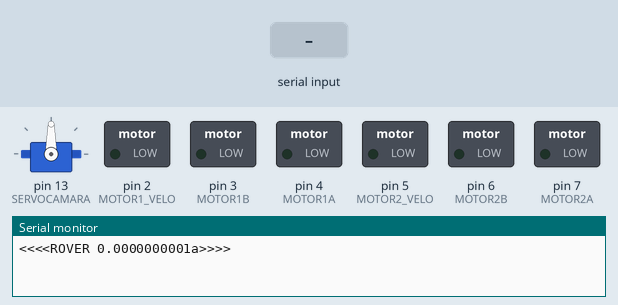
Simulated run of this sketch. Board: Arduino Uno, built with avr-gcc and run on an emulated ATmega328P. Shown: servo, switched loads named in the sketch (green lamp = pin HIGH), the last lines printed to the serial monitor. Inputs (shaded band) come from the test bench.

Above: at 1.2 s.
1.3 s: "p" received over Serial
4.3 s: byte 97 (97) received over Serial
At 5.7 s:
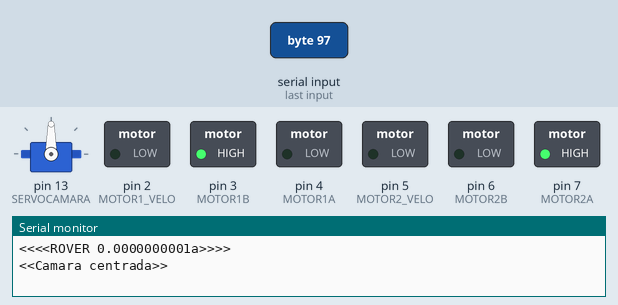
6.6 s: byte 100 (100) received over Serial
At 7.2 s:
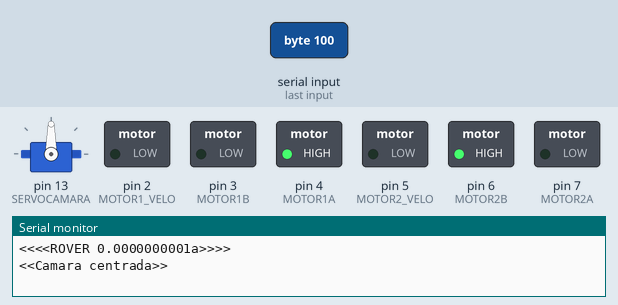
8.3 s: "Posicion:90\n" received over Serial
At 9.5 s:
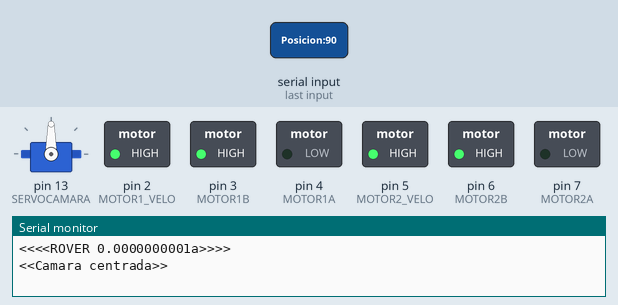
9.8 s: byte 101 (101) received over Serial
At 10.6 s:
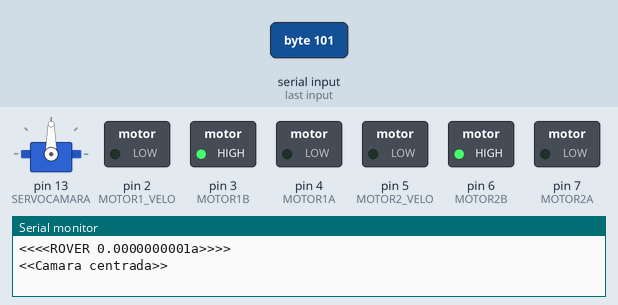
11.3 s: "w" received over Serial
At 11.7 s:
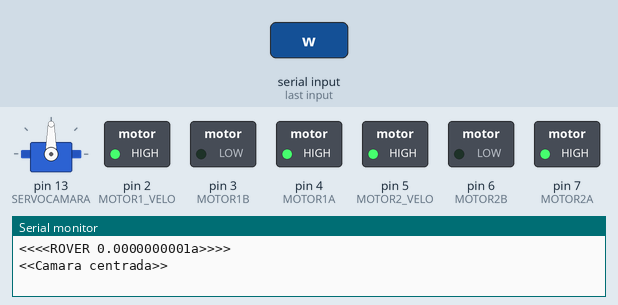
Timing chart, 0 to 13.8 s (numbered marks = the images above; inputs shaded):
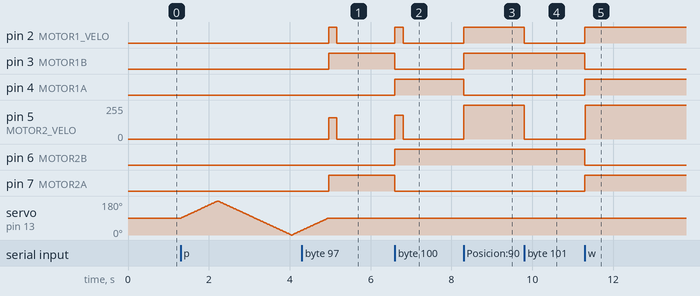

The sketch:

arduino_rover.ino
```cpp
#include <Servo.h>


#define MOTOR1A 4      //L1
#define MOTOR1B 3     // L2
#define MOTOR1_VELO 2 // EA

#define MOTOR2A 7     // L3
#define MOTOR2B 6     // L4
#define MOTOR2_VELO 5 // EB


#define SERIALSPEED 57600

#define SERVOCAMARA 13

Servo camara;

int ByteEntrada = 0;       // datos de entrada
boolean stringCompleto = false;  // cunado se ha completado el string

int velocidad_val = 255;

int sw = 0;
int pos = 90;

void setup()
{
  //motor 1
  pinMode(MOTOR1A,OUTPUT);
  pinMode(MOTOR1B,OUTPUT);
  pinMode(MOTOR1_VELO,OUTPUT);
  //motor 2
  pinMode(MOTOR2A,OUTPUT);
  pinMode(MOTOR2B,OUTPUT);
  pinMode(MOTOR2_VELO,OUTPUT);
  //serial
  Serial.begin(SERIALSPEED);
    //servo camara
  camara.attach(SERVOCAMARA);
  Serial.println("<<<<ROVER 0.0000000001a>>>>");
  delay(1);


}

//================Movimiento de servo de camara===============//
void izqCam()
{
        pos = ((pos-5)<=0)?0:pos -=5;
	camara.write(pos);
        delay(10);

}

void centrarCam()
{
	pos = 90;
	camara.write(pos);
        //Serial.println("Posicion:90");

}

void derCam( )
{
        pos = ((pos+5)>=180)?180:pos += 5;
	camara.write(pos);
        //Serial.print("Posicion:");
        //Serial.println(pos);
        delay(10);

}

void paneo(){
        for(int a=90 ; a<=180; a++){
          camara.write(a);
          delay(10);
        }
        for(int a=180 ; a>=0; a--){
          camara.write(a);
          delay(10);
        }
        for(int a=0 ; a<=90; a++){
          camara.write(a);
          delay(10);
        }
        pos=90;
        Serial.println("<<Camara centrada>>");

}

//==============fin de movimineto de camara===================//

//=============Inicio movimineto de motores==================//

void parar(int motor)
{
   setVelocidad(motor, 0);
   delay(1);

}

void parar_total()
{
  sw=0;
  parar(MOTOR1_VELO);
  parar(MOTOR2_VELO);
  //Serial.println("<<PARAR MOTORES>>");
}

void setVelocidad(int motor, int velocidad)
{
   if (motor == MOTOR1_VELO)
      analogWrite(MOTOR1_VELO, velocidad);
   else
      analogWrite(MOTOR2_VELO, velocidad);
   delay(1);

   //Serial.print("Velocidad actual:");
   //Serial.println(velocidad_val);
}

void atras()
{
    sw=1;
    digitalWrite(MOTOR1A,LOW);
    digitalWrite(MOTOR1B,HIGH);

    digitalWrite(MOTOR2A,LOW);
    digitalWrite(MOTOR2B,HIGH);
    setVelocidad(MOTOR1_VELO, velocidad_val);
    setVelocidad(MOTOR2_VELO, velocidad_val);
    //Serial.println("ATRAS");

}

void adelante()
{
    digitalWrite(MOTOR1A,HIGH);
    digitalWrite(MOTOR1B,LOW);

    digitalWrite(MOTOR2A,HIGH);
    digitalWrite(MOTOR2B,LOW);

    setVelocidad(MOTOR1_VELO, velocidad_val);
    setVelocidad(MOTOR2_VELO, velocidad_val);
    //Serial.println("ADELANTE");
}

void izq()
{

    digitalWrite(MOTOR1A,LOW);
    digitalWrite(MOTOR1B,HIGH);

    digitalWrite(MOTOR2A,HIGH);
    digitalWrite(MOTOR2B,LOW);

    setVelocidad(MOTOR1_VELO, 180);
    setVelocidad(MOTOR2_VELO, 160);
    //Serial.println("IZQ");
}

void der()
{

    digitalWrite(MOTOR1A,HIGH);
    digitalWrite(MOTOR1B,LOW);

    digitalWrite(MOTOR2A,LOW);
    digitalWrite(MOTOR2B,HIGH);

    setVelocidad(MOTOR1_VELO, 160);
    setVelocidad(MOTOR2_VELO, 180);
    //Serial.println("DER");
}

//=======================Fin moviento de motores====================//


void loop()
{
    if (Serial.available() > 0)
    {
      ByteEntrada = Serial.read();
      delay(1);
      if (ByteEntrada == 106) //j
        izqCam();
      else if (ByteEntrada == 107) //k
        centrarCam();
      else if (ByteEntrada == 112) //p
        paneo();
      else if (ByteEntrada == 108) //l
        derCam();
      else if (ByteEntrada == 119) //w
        adelante();
      else if (ByteEntrada == 115 ){ //s
        if (sw==0)
           atras();
        else
           parar_total();
      }
      else if (ByteEntrada == 97) //a
      {
        izq();
        delay(200);
        parar_total();
      }
      else if (ByteEntrada == 101) //e
        parar_total();
      else if (ByteEntrada == 100)//d
      {
        der();
        delay(200);
        parar_total();
      }
      else if (ByteEntrada == 45) // -
        velocidad_val=(velocidad_val <= 0)?0:(velocidad_val - 5);
      else if (ByteEntrada == 43)// +
        velocidad_val=(velocidad_val >= 255)?255:(velocidad_val + 5);
      //else
        //parar_total();

  }
}
```

Measured:
- after the input at 4.3 s, pin 2 (MOTOR1_VELO): LOW → HIGH after 0.66 s, → LOW 0.20 s later; pin 3 (MOTOR1B), pin 7 (MOTOR2A): LOW → HIGH after 0.66 s; pin 5 (MOTOR2_VELO): 0/255 → 160/255 after 0.66 s, → 0/255 0.20 s later
- after the input at 6.6 s, pin 2 (MOTOR1_VELO): LOW → HIGH at once, → LOW 0.20 s later; pin 3 (MOTOR1B), pin 7 (MOTOR2A): HIGH → LOW at once; pin 4 (MOTOR1A), pin 6 (MOTOR2B): LOW → HIGH at once; pin 5 (MOTOR2_VELO): 0/255 → 180/255 at once, → 0/255 0.20 s later
- after the input at 8.3 s, pin 2 (MOTOR1_VELO), pin 3 (MOTOR1B): LOW → HIGH at once; pin 4 (MOTOR1A): HIGH → LOW at once; pin 5 (MOTOR2_VELO): 0/255 → 255/255 at once
- after the input at 9.8 s, pin 2 (MOTOR1_VELO): HIGH → LOW at once; pin 5 (MOTOR2_VELO): 255/255 → 0/255 at once
- after the input at 11.3 s, pin 2 (MOTOR1_VELO), pin 4 (MOTOR1A), pin 7 (MOTOR2A): LOW → HIGH at once; pin 3 (MOTOR1B), pin 6 (MOTOR2B): HIGH → LOW at once; pin 5 (MOTOR2_VELO): 0/255 → 255/255 at once
